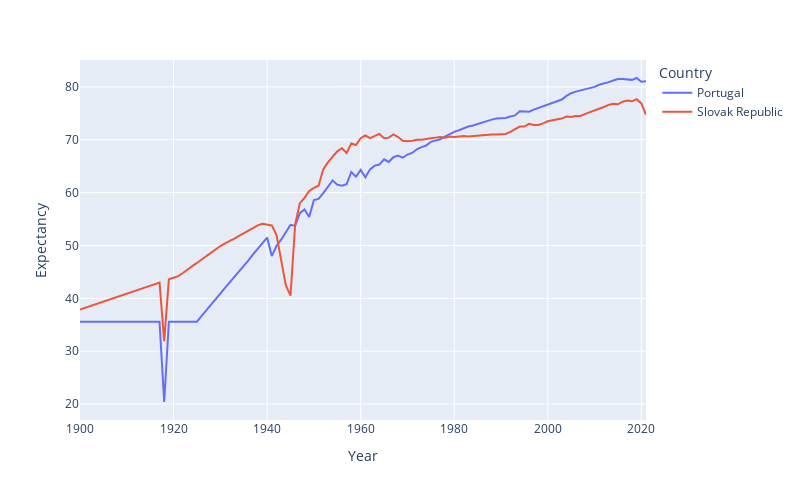

Notebook cell for this chart:
### Code cell
selected = expectancy.query("Country=='Slovak Republic' or Country=='Portugal'")
fig=px.line(
        selected, x="Year", y="Expectancy", color="Country", 
        width=800, height=500
    )
fig.update_layout(hovermode="x unified")
